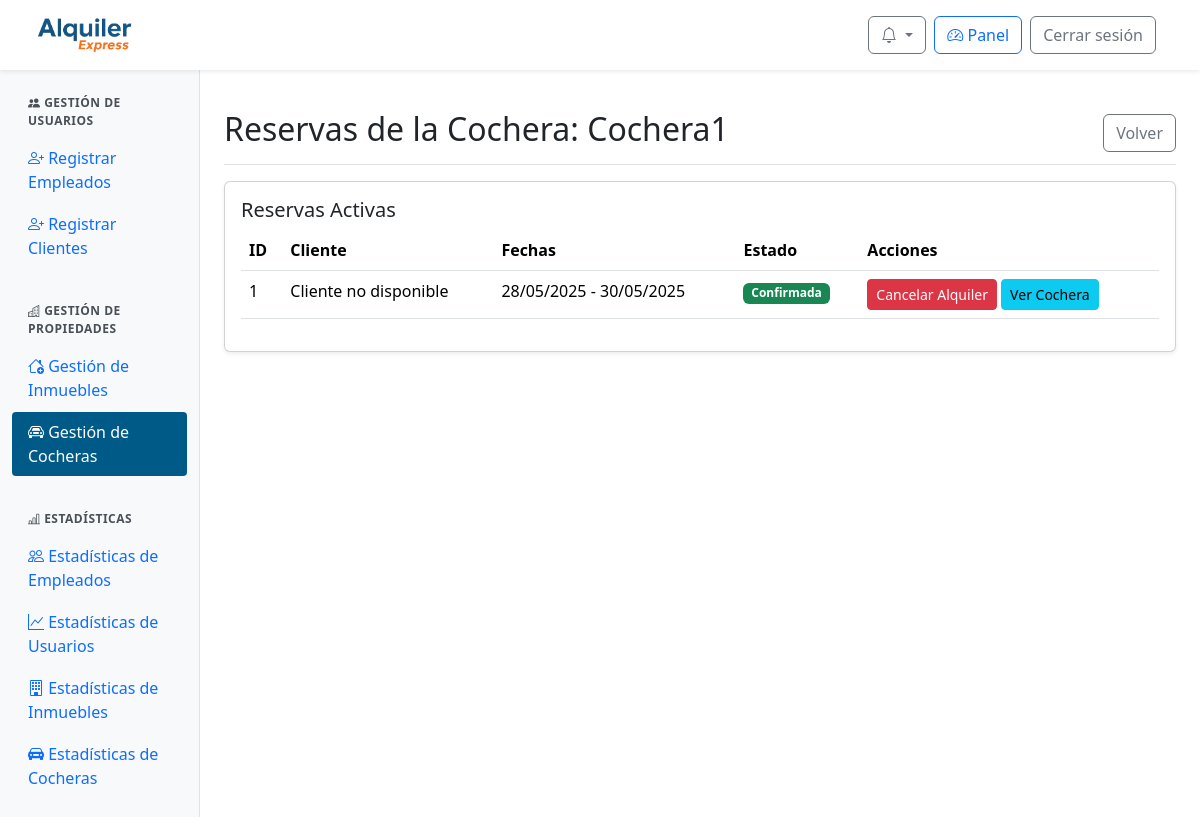
Before: /panel/cocheras/reservas/1/ (signed in) with the older database file.
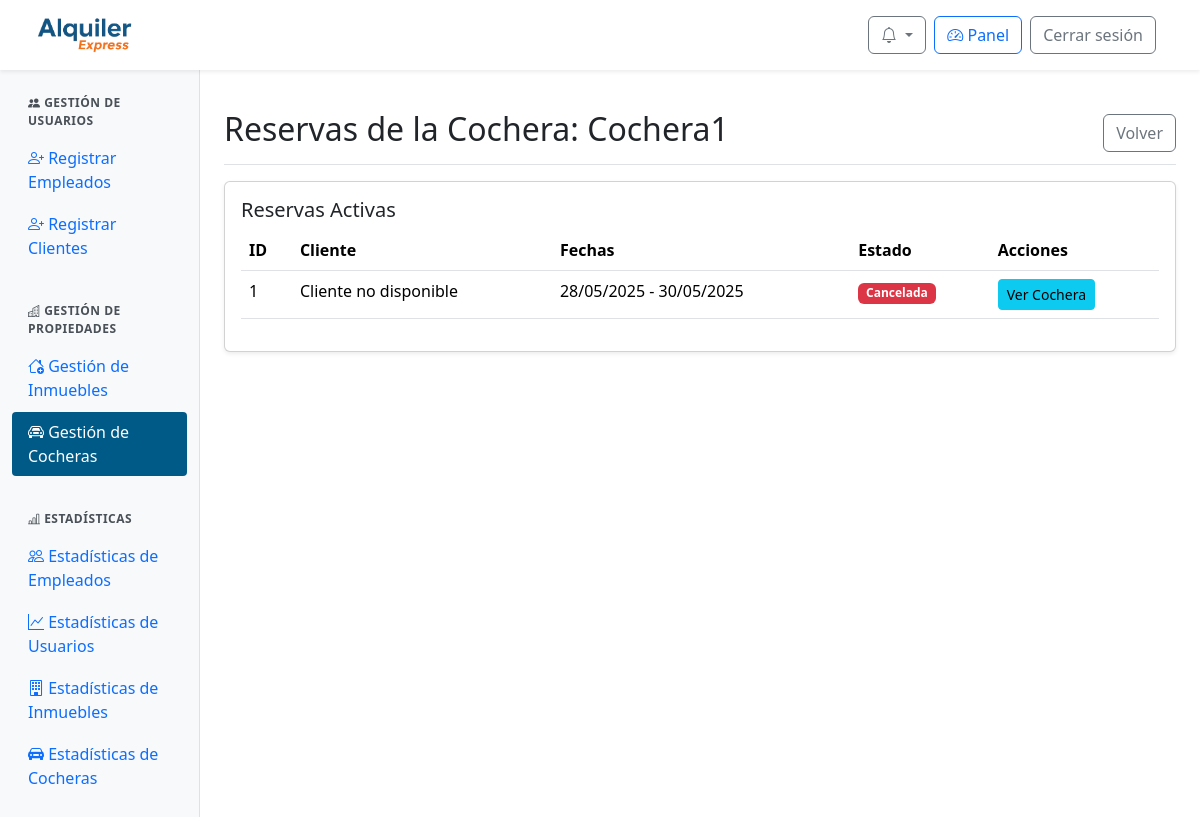
After: the same page with the newer database file.
### web/models.py (models this page shows, shortened)
class Reserva(models.Model):
    id_reserva = models.AutoField(primary_key=True)
    fecha_inicio = models.DateField()
    fecha_fin = models.DateField()
    precio_total = models.DecimalField(max_digits=10, decimal_places=2)
    estado = models.ForeignKey(Estado, on_delete=models.SET_NULL, null=True)  # Aquí está el estado FK
    inmueble = models.ForeignKey(Inmueble, null=True, blank=True, on_delete=models.SET_NULL)
    cochera = models.ForeignKey(Cochera, null=True, blank=True, on_delete=models.SET_NULL)
    descripcion = models.TextField()

class Estado(models.Model):
    id_estado = models.AutoField(primary_key=True)
    nombre = models.CharField(max_length=100)

### web/views.py (the view)
# urls.py: path('panel/cocheras/reservas/<int:id_cochera>/', views.admin_cocheras_reservas, name='admin_cocheras_reservas'),
@login_required
@user_passes_test(is_admin)
def admin_cocheras_reservas(request, id_cochera):
    cochera = get_object_or_404(Cochera, id_cochera=id_cochera)
    reservas = Reserva.objects.filter(cochera=cochera).order_by('-fecha_inicio')
    return render(request, 'admin/admin_cocheras_reservas.html', {'cochera': cochera, 'reservas': reservas})

### web/context_processors.py (called while the page is built)
def notifications(request):
    if request.user.is_authenticated:
        try:
            return {
                'notificaciones': request.user.perfil.notificacion_set.order_by('-fecha_creacion')[:10],
                'notificaciones_no_leidas': request.user.perfil.notificacion_set.filter(leido=False).count()
            }
        except Exception:
            return {}
    return {}

### web/views.py (called while the page is built)
def is_admin(user):
    return user.is_authenticated and user.is_staff

### web/templates/admin/admin_cocheras_reservas.html (shortened to what this page needs)
{% extends 'admin/admin_base.html' %}
{% load static %}
{% block admin_content %}
<div class="d-flex justify-content-between flex-wrap flex-md-nowrap align-items-center pt-3 pb-2 mb-3 border-bottom">
  <h1 class="h2">Reservas de la Cochera: {{ cochera.nombre }}</h1>
  <a href="{% url 'admin_cocheras' %}" class="btn btn-outline-secondary">Volver</a>
</div>
<div class="card shadow-sm mb-4">
  <div class="card-body">
    <h5 class="card-title">Reservas Activas</h5>
    <div class="table-responsive">
      <table class="table table-hover">
        <thead>
          <tr>
            <th>ID</th>
            <th>Cliente</th>
            <th>Fechas</th>
            <th>Estado</th>
            <th>Acciones</th>
          </tr>
        </thead>
        <tbody>
          {% for reserva in reservas %}
          <tr>
            <td>{{ reserva.id_reserva }}</td>
            <td>
              {% with relacion=reserva.clientecochera_set.first %}
                {% if relacion and relacion.cliente %}
                  {{ relacion.cliente.usuario.get_full_name|default:relacion.cliente.usuario.username }}
                {% else %}
                  Cliente no disponible
                {% endif %}
              {% endwith %}
            </td>
            <td>{{ reserva.fecha_inicio|date:"d/m/Y" }} - {{ reserva.fecha_fin|date:"d/m/Y" }}</td>
            <td>
              <span class="badge
                {% if reserva.estado.nombre == 'Confirmada' %}bg-success
                {% elif reserva.estado.nombre == 'Cancelada' %}bg-danger
                {% elif reserva.estado.nombre == 'Rechazada' %}bg-secondary
                {% else %}bg-warning{% endif %}">
                {{ reserva.estado.nombre }}
              </span>
            </td>
            <td>
              {% if reserva.estado.nombre == 'Pendiente' %}
                <button class="btn btn-sm btn-success" onclick="cambiarEstado('{{ reserva.id_reserva }}', 'Aprobada')">Aprobar Solicitud</button>
                <button class="btn btn-sm btn-danger" onclick="cambiarEstado('{{ reserva.id_reserva }}', 'Rechazada')">Rechazar Solicitud</button>
              {% elif reserva.estado.nombre == 'Aprobada' %}
                <button class="btn btn-sm btn-success">Esperando Pago...</button>
              {% elif reserva.estado.nombre == 'Pagada' %}
                <button class="btn btn-sm btn-success" onclick="cambiarEstado('{{ reserva.id_reserva }}', 'Confirmada')">Confirmar Pago</button>
                <button class="btn btn-sm btn-danger" onclick="cambiarEstado('{{ reserva.id_reserva }}', 'Cancelada')">Rechazar Pago</button>
              {% elif reserva.estado.nombre == 'Confirmada' %}
                <button class="btn btn-sm btn-danger" onclick="cambiarEstado('{{ reserva.id_reserva }}', 'Cancelada')">Cancelar Alquiler</button>
              {% endif %}
              <a href="{% url 'detalle_cochera' cochera.id_cochera %}" class="btn btn-sm btn-info">Ver Cochera</a>
            </td>
          </tr>
          {% empty %}
          <tr>
            <td colspan="5" class="text-center">No hay reservas activas</td>
          </tr>
          {% endfor %}
        </tbody>
      </table>
    </div>
  </div>
</div>
{% endblock %}

Changed rows visible on the page:
changed Reserva id 1: estado.nombre "Confirmada" → "Cancelada"; no longer shows "Cancelar Alquiler"
